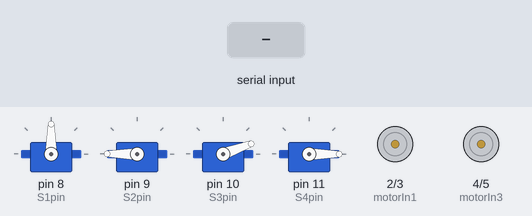
The sketch below on a simulated Arduino Uno, built with avr-gcc and run on an emulated ATmega328P. Shown: 4 × servo, motor-driver pin pairs drawn as motors (green arrow = first pin HIGH = forward, orange = second pin HIGH = backward, longer = more drive). Inputs (shaded band) come from the test bench.

Above: at 1.2 s.
1.3 s: "p" received over Serial
At 1.77 s:
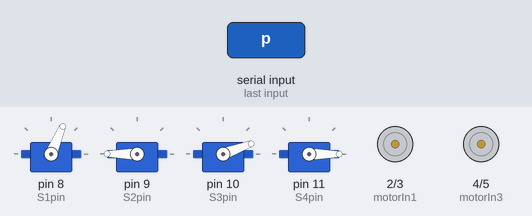
7.3 s: "f" received over Serial
At 10.2 s:
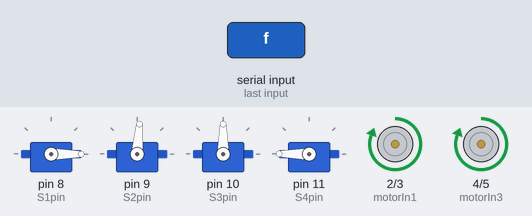
10.3 s: "b" received over Serial
At 11.5 s:
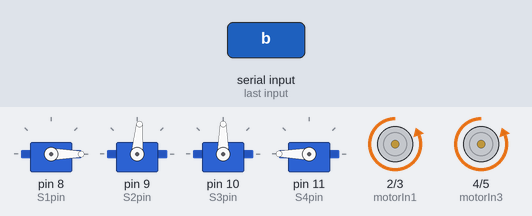
11.8 s: "l" received over Serial
At 12.9 s:
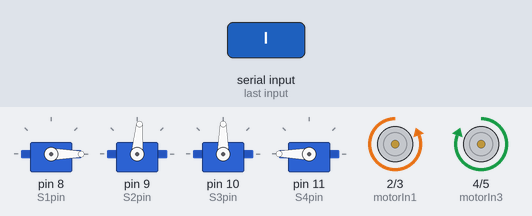
13.3 s: "r" received over Serial
At 14.0 s:
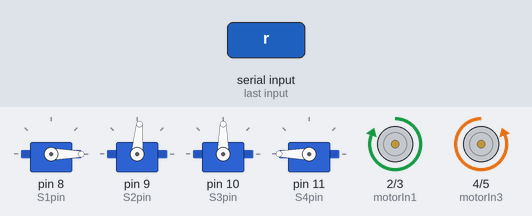
14.8 s: "d" received over Serial
At 15.26 s:
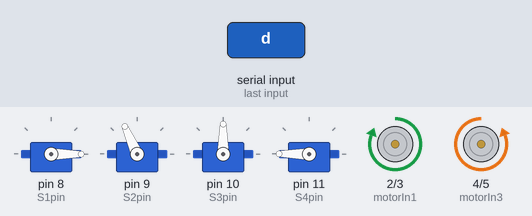
Timing chart, 0 to 20.8 s (numbered marks = the images above; inputs shaded):
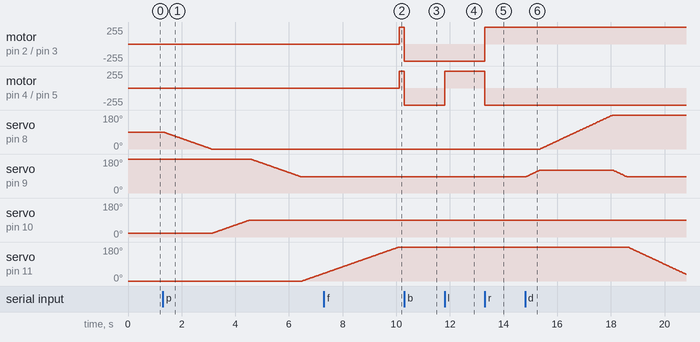

Measured:
- after the input at 1.3 s, servo on pin 8 (S1pin): moves from 90° to 0° over 1.8 s, starting at once; servo on pin 9 (S2pin): moves from 180° to 85° over 1.9 s, starting after 3.3 s; servo on pin 10 (S3pin): moves from 20° to 90° over 1.4 s, starting after 1.8 s; servo on pin 11 (S4pin): moves from 0° to 40° over 0.78 s, starting after 5.2 s
- after the input at 7.3 s, motor on pin 2 (motorIn1) / pin 3 (motorIn2), motor on pin 4 (motorIn3) / pin 5 (motorIn4): stopped → forward 255/255 after 2.8 s
- after the input at 10.3 s, motor on pin 2 (motorIn1) / pin 3 (motorIn2), motor on pin 4 (motorIn3) / pin 5 (motorIn4): forward 255/255 → backward 255/255 at once
- after the input at 11.8 s, motor on pin 4 (motorIn3) / pin 5 (motorIn4): backward 255/255 → forward 255/255 at once
- after the input at 13.3 s, motor on pin 2 (motorIn1) / pin 3 (motorIn2): backward 255/255 → forward 255/255 at once; motor on pin 4 (motorIn3) / pin 5 (motorIn4): forward 255/255 → backward 255/255 at once
- after the input at 14.8 s, servo on pin 8 (S1pin): moves from 0° to 180° over 2.7 s, starting after 0.56 s; servo on pin 9 (S2pin): rises from 85° to 120° in 0.51 s, then falls to 85° in 3.3 s; servo on pin 11 (S4pin): moves from 180° to 36° over 2.1 s, starting after 3.8 s

The sketch:

Robodroid.ino
```cpp
// ROBODROID
// RoboDroid, our Android-controlled "Pick and Place" robotic vehicle, combines the realms of automobile and robotics to redefine automation.

#include <Servo.h>

Servo S1, S2, S3, S4;

int S1pin = 8;
int S2pin = 9;
int S3pin = 10;
int S4pin = 11;

int motorIn1 = 2;
int motorIn2 = 3;
int motorIn3 = 4;
int motorIn4 = 5;

void setup() {
  pinMode(motorIn1, OUTPUT);
  pinMode(motorIn2, OUTPUT);
  pinMode(motorIn3, OUTPUT);
  pinMode(motorIn4, OUTPUT);

  S1.attach(S1pin);
  S2.attach(S2pin);
  S3.attach(S3pin);
  S4.attach(S4pin);

  Serial.begin(9600);

  S1.write(90);
  S2.write(180);
  S3.write(20);
  S4.write(0);
}

void forward() {
  digitalWrite(motorIn1, HIGH); // left motor
  digitalWrite(motorIn2, LOW);
  digitalWrite(motorIn3, HIGH); // right motor
  digitalWrite(motorIn4, LOW);
}

void backward() {
  digitalWrite(motorIn1, LOW); // left motor
  digitalWrite(motorIn2, HIGH);
  digitalWrite(motorIn3, LOW); // right motor
  digitalWrite(motorIn4, HIGH);
}

void left() {
  digitalWrite(motorIn1, LOW); // left motor
  digitalWrite(motorIn2, HIGH);
  digitalWrite(motorIn3, HIGH); // right motor
  digitalWrite(motorIn4, LOW);
}

void right() {
  digitalWrite(motorIn1, HIGH); // left motor
  digitalWrite(motorIn2, LOW);
  digitalWrite(motorIn3, LOW); // right motor
  digitalWrite(motorIn4, HIGH);
}

void stops() {
  digitalWrite(motorIn1, LOW); // left motor
  digitalWrite(motorIn2, LOW);
  digitalWrite(motorIn3, LOW); // right motor
  digitalWrite(motorIn4, LOW);
}

void loop() {
  if (Serial.available() >= 0) {
    char input = Serial.read();

    if (input == 'f') {
      forward();
    } else if (input == 'b') {
      backward();
    } else if (input == 'l') {
      left();
    } else if (input == 'r') {
      right();
    } else if (input == 's') {
      stops();
    } else if (input == 'p') {
      pick();
    } else if (input == 'd') {
      drop();
    }
  }
}

void pick() {
  for (int i = 90; i >= 0; i--) {
    S1.write(i);
    delay(20);
  }

  for (int i = 20; i <= 90; i++) {
    S3.write(i);
    delay(20);
  }

  for (int i = 180; i >= 85; i--) {
    S2.write(i);
    delay(20);
  }

  for (int i = 0; i <= 180; i++) {
    S4.write(i);
    delay(20);
  }
}

void drop() {
  for (int i = 85; i <= 120; i++) {
    S2.write(i);
    delay(15);
  }

  for (int i = 0; i <= 180; i++) {
    S1.write(i);
    delay(15);
  }

  for (int i = 120; i >= 85; i--) {
    S2.write(i);
    delay(15);
  }

  for (int i = 180; i >= 0; i--) {
    S4.write(i);
    delay(15);
  }

  for (int i = 85; i <= 180; i++) {
    S2.write(i);
    delay(15);
  }

  for (int i = 180; i >= 90; i--) {
    S1.write(i);
    delay(15);
  }

  for (int i = 90; i >= 20; i--) {
    S3.write(i);
    delay(15);
  }
}
```
